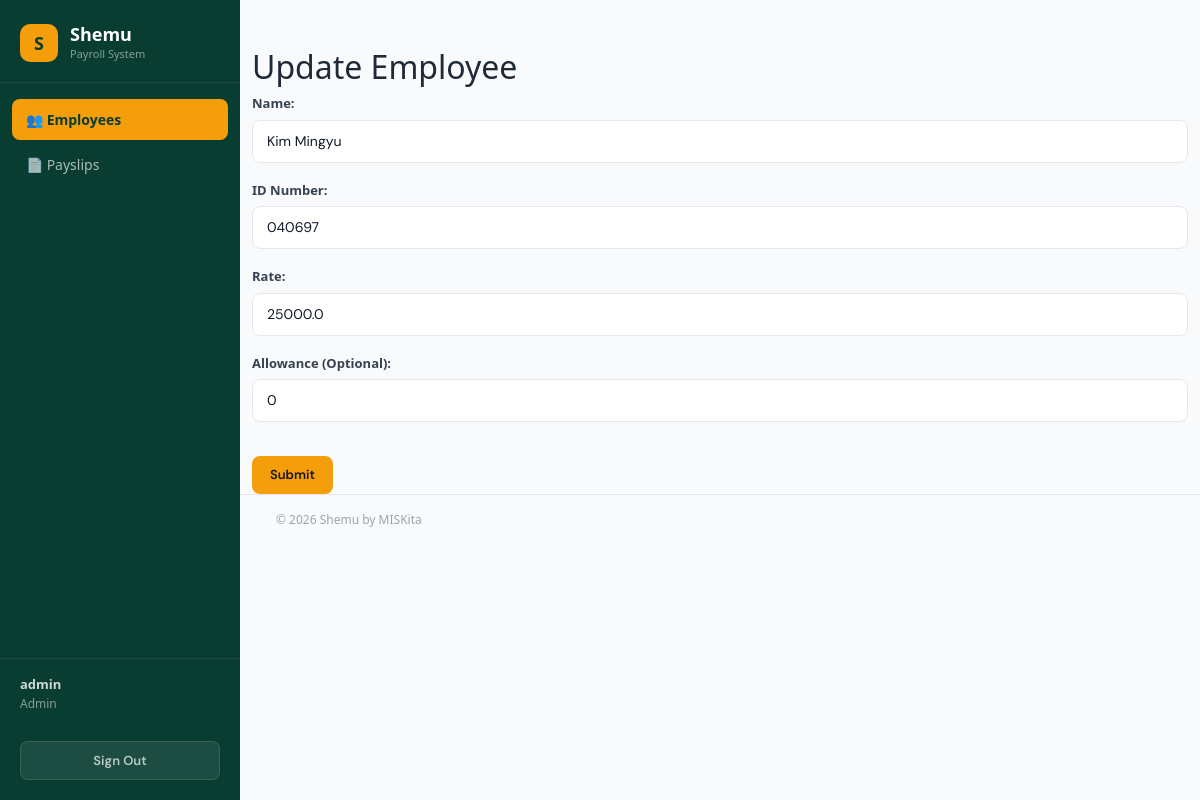
The page /employees/2/edit/ (signed in) on the database its author committed.
### payroll_app/models.py (models this page shows, shortened)
class Employee(models.Model):
    name         = models.CharField(max_length=200)
    id_number    = models.CharField(max_length=100, unique=True)
    rate         = models.FloatField()
    overtime_pay = models.FloatField(null=True, blank=True)
    allowance    = models.FloatField(null=True, blank=True)

### payroll_app/views.py (the view, shortened to what this page needs)
# urls.py: path("employees/<int:pk>/edit/", views.employee_update,
@login_required
def employee_update(request, pk):
    if not _admin_required(request):
        return redirect('payslip_list')
    employee = get_object_or_404(Employee, pk=pk)
    return render(request, 'payroll_app/update_employee.html', {
        'action': 'Update',
        'employee': employee,
        'is_admin': _admin_required(request),
        'form_data': {
            'name':      employee.name,
            'id_number': employee.id_number,
            'rate':      employee.rate,
            'allowance': employee.allowance if employee.allowance else '',
        },
    })

### payroll_app/views.py (called while the page is built)
def _admin_required(request):
    return request.user.is_superuser or request.user.is_staff

### payroll_app/templates/payroll_app/update_employee.html (shortened to what this page needs)
{% extends 'payroll_app/base.html' %}
{% block content %}
<div class="container mt-5">
    <h2>Update Employee</h2>
    <form method="POST">
        <div class="form-group">
            <label for="name">Name:</label>
            <input type="text" class="form-control" name="name" value="{{ employee.name }}" required>
        </div>
        <div class="form-group">
            <label for="id_number">ID Number:</label>
            <input type="text" class="form-control" name="id_number" value="{{ employee.id_number }}" required>
        </div>
        <div class="form-group">
            <label for="rate">Rate:</label>
            <input type="number" step="0.01" class="form-control" name="rate" value="{{ employee.rate }}" required>
        </div>
        <div class="form-group">
            <label for="allowance">Allowance (Optional):</label>
            <input type="number" step="0.01" class="form-control" name="allowance" value="{{ employee.allowance|default:0 }}">
        </div>
        <button type="submit" class="btn btn-primary mt-3">Submit</button>
    </form>
</div>
{% endblock %}

### payroll_app/templates/payroll_app/base.html (shortened to what this page needs)
{% load static %}
<!DOCTYPE html>
<html lang="en">
<head>
  <link href="https://cdn.jsdelivr.net/npm/bootstrap@5.3.0/dist/css/bootstrap.min.css" rel="stylesheet">
  <link rel="stylesheet" href="{% static 'payroll_app/css/style.css' %}">
</head>
<body>
<div class="layout">
  <aside class="sidebar">
    <div class="sidebar-brand">
      <div class="brand-logo">S</div>
      <div>
        <h1>Shemu</h1>
        <p>Payroll System</p>
      </div>
    </div>
    <nav class="sidebar-nav">
      {% if is_admin %}
      <a href="{% url 'employee_list' %}"
         class="{% if request.resolver_match.url_name == 'employee_list' or request.resolver_match.url_name == 'employee_create' or request.resolver_match.url_name == 'employee_update' %}active{% endif %}">
        👥 Employees
      </a>
      {% endif %}
      <a href="{% url 'payslip_list' %}"
         class="{% if request.resolver_match.url_name == 'payslip_list' or request.resolver_match.url_name == 'payslip_view' %}active{% endif %}">
        📄 Payslips
      </a>
    </nav>
    {% if user.is_authenticated %}
    <div class="sidebar-user">
      <strong>{{ user.username }}</strong>
      {% if is_admin %}Admin{% else %}Employee{% endif %}
    </div>
    {% endif %}
    <form method="post" action="{% url 'logout' %}" class="sidebar-logout">
      <button type="submit">Sign Out</button>
    </form>
  </aside>
  <main class="main">
    <section class="content-body">
      {% block content %}{% endblock %}
    </section>
    <footer class="site-footer">© 2026 Shemu by MISKita</footer>
  </main>
</div>
</body>
</html>

### payroll_app/static/payroll_app/css/style.css (style rules this page uses)
:root { --teal-900: #0a3d32; --teal-800: #0f5c4a; --teal-700: #167a61; --teal-600: #1a9979; --teal-500: #20b891; --teal-100: #d0f0e8; --teal-50: #f0faf6; --amber-500: #f59e0b; --amber-600: #d97706; --amber-400: #fbbf24; --amber-100: #fef3c7; --gray-900: #111827; --gray-800: #1f2937; --gray-600: #4b5563; --gray-400: #9ca3af; --gray-200: #e5e7eb; --gray-100: #f3f4f6; --gray-50: #f9fafb; --danger: #ef4444; --danger-bg: #fee2e2; --shadow: 0 1px 3px rgba(0,0,0,.10), 0 1px 2px rgba(0,0,0,.06); --shadow-md: 0 4px 6px rgba(0,0,0,.07), 0 2px 4px rgba(0,0,0,.05); --radius: 10px; --sidebar-w: 240px; font-family: 'DM Sans', sans-serif; }
*, *::before, *::after { box-sizing: border-box; margin: 0; padding: 0; }
body { background: var(--gray-50); color: var(--gray-800); font-size: 14px; line-height: 1.5; overflow-x: hidden; }
a { text-decoration: none; color: inherit; }
.layout { display: flex; min-height: 100vh; }
.sidebar { width: var(--sidebar-w); background: var(--teal-900); position: fixed; top: 0; left: 0; bottom: 0; display: flex; flex-direction: column; z-index: 100; }
.sidebar-brand { display: flex; align-items: center; gap: 12px; padding: 24px 20px 20px; border-bottom: 1px solid rgba(255,255,255,.08); }
.brand-logo { width: 38px; height: 38px; background: var(--amber-500); border-radius: 10px; display: flex; align-items: center; justify-content: center; font-weight: 700; font-size: 18px; color: var(--teal-900); flex-shrink: 0; }
.sidebar-brand h1 { font-size: 18px; font-weight: 700; color: #fff; margin: 0; }
.sidebar-brand p { font-size: 11px; color: rgba(255,255,255,.5); margin: 0; }
.sidebar-nav { flex: 1; padding: 16px 12px; display: flex; flex-direction: column; gap: 4px; }
.sidebar-nav a { display: flex; align-items: center; gap: 10px; padding: 10px 14px; border-radius: 8px; color: rgba(255,255,255,.65); font-weight: 500; font-size: 14px; transition: background .15s, color .15s; }
.sidebar-nav a.active { background: var(--amber-500); color: var(--teal-900); font-weight: 700; }
.sidebar-user { padding: 16px 20px; border-top: 1px solid rgba(255,255,255,.08); font-size: 12px; color: rgba(255,255,255,.5); }
.sidebar-user strong { display: block; color: rgba(255,255,255,.8); font-size: 13px; }
.sidebar-logout { padding: 12px 20px 20px; }
.sidebar-logout button { width: 100%; padding: 9px; background: rgba(255,255,255,.08); border: 1px solid rgba(255,255,255,.12); border-radius: 8px; color: rgba(255,255,255,.7); font-size: 13px; font-weight: 600; cursor: pointer; transition: background .15s; font-family: 'DM Sans', sans-serif; }
.main { margin-left: var(--sidebar-w); flex: 1; display: flex; flex-direction: column; min-height: 100vh; }
.site-footer { padding: 16px 36px; font-size: 12px; color: var(--gray-400); border-top: 1px solid var(--gray-200); }
.btn { display: inline-flex; align-items: center; gap: 6px; padding: 9px 18px; border-radius: 8px; font-weight: 600; font-size: 13px; cursor: pointer; border: none; transition: opacity .15s, transform .1s; font-family: 'DM Sans', sans-serif; text-decoration: none; }
.btn-primary { background: var(--amber-500); color: var(--gray-900); }
.form-group { margin-bottom: 18px; }
.form-group label { display: block; font-size: 13px; font-weight: 600; color: var(--gray-700, #374151); margin-bottom: 6px; }
.form-control { width: 100%; padding: 10px 14px; border: 1px solid var(--gray-200); border-radius: 8px; font-size: 14px; font-family: 'DM Sans', sans-serif; color: var(--gray-900); background: #fff; transition: border-color .15s, box-shadow .15s; }

### rows shown on the page
Employee: name "Kim Mingyu", id_number "040697", rate "25000.0", allowance "0"

### other values the page prints
{{ user.username }} "admin"
